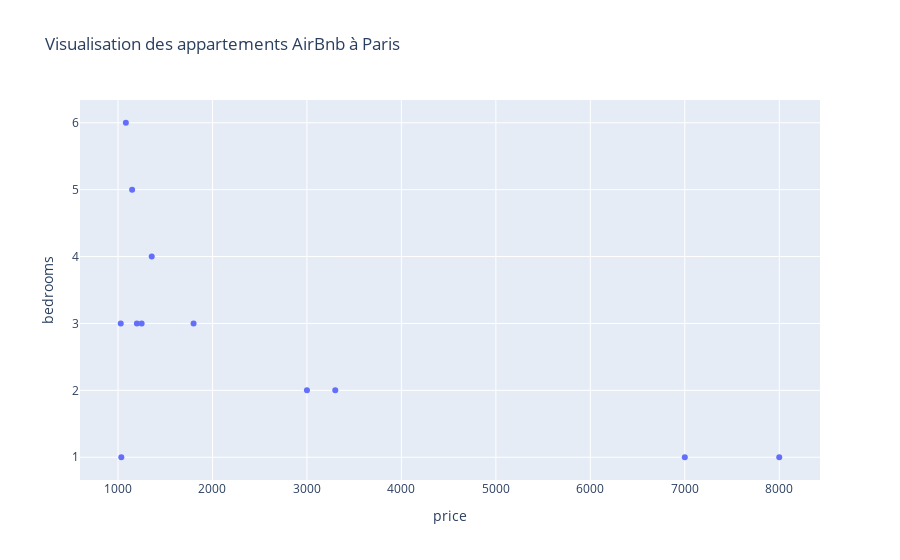

The cell this chart's notebook holds for it:
### Markdown cell above
On va extraire un DataFrame avec les logements à plus de 1000 euros et on les représente dans un graphique interactif.

### Code cell
listing_chers = listing[listing["price"]>1000][["price","name","room_type","bedrooms"]]

fig = px.scatter(data_frame=listing_chers,
                 x="price",
                 y="bedrooms",
                hover_name="name",
                hover_data = "room_type",
                title = "Visualisation des appartements AirBnb à Paris")
fig

### Figure 1 — Plotly figure (JSON) as saved in the notebook; plotly's stock layout.template omitted (floating-point values rounded to 4 significant figures)
{"data": [{"customdata": [["Entire home/apt"], ["Entire home/apt"], ["Entire home/apt"], ["Entire home/apt"], ["Entire home/apt"], ["Entire home/apt"], ["Entire home/apt"], ["Entire home/apt"], ["Entire home/apt"], ["Entire home/apt"], ["Entire home/apt"], ["Entire home/apt"], ["Entire home/apt"]], "hovertemplate": "<b>%{hovertext}</b><br><br>price=%{x}<br>bedrooms=%{y}<br>room_type=%{customdata[0]}<extra></extra>", "hovertext": ["Great family size apt near park !", "Apart Hotel / Paris Opera Madeleine", "Apart Hotel, Paris Champs Elysee", "**NEW**Super luxury w/Super view", "502254 - PENTHOUSE WITH TERRASSE", "The ultimate luxury in Paris", "Rent in lively Menilmontant, PARIS", "Paris Montmartre Sacré Coeur House with big Garden", "Central Paris, Gourmet Kitchen, Historic, Ballroom", "S05006 - Charming studio for 2 people in the Latin Quarter", "2 beds, 40 m2 flat near Canal Saint Martin", "Luxe Apartment V.HUGO brain new AC Pool Piano 4TV", "Luxury apartment  Park view  230sqm/2500sqft"], "legendgroup": "", "marker": {"color": "#636efa", "symbol": "circle"}, "mode": "markers", "name": "", "orientation": "v", "showlegend": false, "type": "scatter", "x": [1800.0, 8000.0, 7000.0, 3000.0, 1083.0, 1149.0, 3300.0, 1357.0, 1029.0, 1140.0, 1035.0, 1250.0, 1200.0], "xaxis": "x", "y": [3.0, 1.0, 1.0, 2.0, 6.0, 5.0, 2.0, 4.0, 3.0, NaN, 1.0, 3.0, 3.0], "yaxis": "y"}], "layout": {"legend": {"tracegroupgap": 0}, "title": {"text": "Visualisation des appartements AirBnb à Paris"}, "xaxis": {"anchor": "y", "domain": [0, 1], "title": {"text": "price"}}, "yaxis": {"anchor": "x", "domain": [0, 1], "title": {"text": "bedrooms"}}}}
